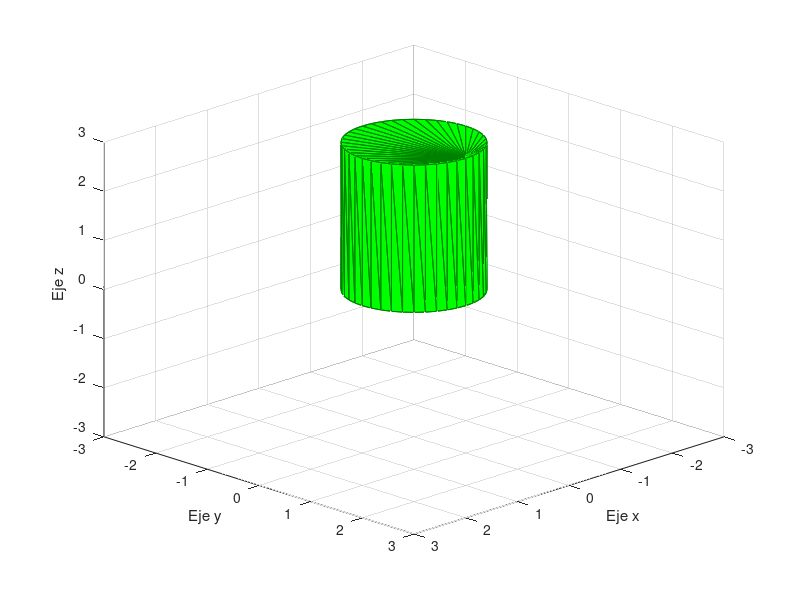

The MATLAB source for this figure:
clc;close all;clear;
n=40;%n es el numero de puntos que se desea en la figura
a=3;%dimensiona lo ejes del sistema
t=0:2*pi/n:2*pi; % par?metro t que genera un n?mero de n+1 puntos
x=cos(t);%coordenadas x de los vectores para la figura
y=sin(t);%coordenadas y de los vectores para la figura
z=3*ones(1,length(t));%coordenadas z de los vectores para la figura
% length(t) mide el tama?o de t ones genera una matriz de unos
%de tama?o 1xlongitud de t
z1=0*ones(1,length(t));% las coordenadas z de la segunda figura
v=[x x;y y;z z1];% La matriz de puntos de las dos figuras
%plot3(v(1,:),v(2,:),v(3,:))% grafica las figuras
for i=1:n % cosntruimos la matriz de caras laterales
    caras(i,:)=[i i+1 i+n+2];
    caras(n+i,:)=[i n+i+1 n+i+2];
end
for i=1:n-2 % cosntruimos de la matriz de caras, las caras superiores e inferiores
    caras(i+2*n,:)=[1 i+1 i+2];
    caras(i+3*n-2,:)=[n+2 n+i+2 n+i+3];
end
g=patch('Faces',caras,'Vertices',v','facecolor',[0 1 0],'edgecolor',[0 0.5 0]);%pinta todo
grid on%pone las grillas
axis([-a a -a a -a a])%aqu? se hace eldimensionamiento de los ejes del sistema
view([135,25])%Angulo de observaci?n externo del sistema
pause(3)
theta=1/2*pi;
k=100;
xlabel('Eje x');
ylabel('Eje y');
zlabel('Eje z');
for i=1:k
rotz=[cos(theta*i/k) -sin(theta*i/k) 0;...
    sin(theta*i/k) cos(theta*i/k) 0;...
    0 0 1];
v1=rotz*v;
pause(0.1)
set(g,'Vertices',v1')
drawnow
end
